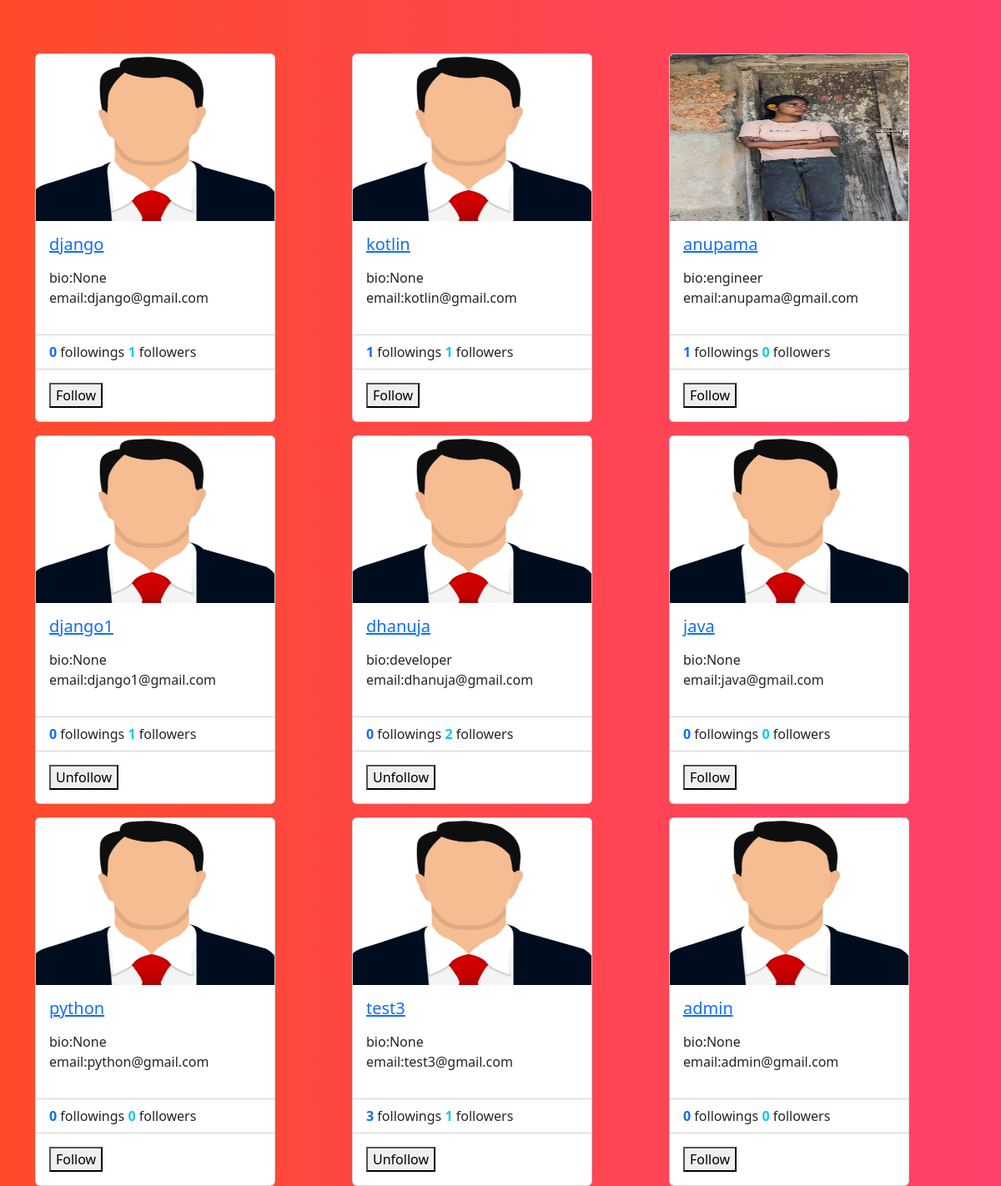
The page /profiles/all (signed in) on the database its author committed.
### social/models.py (models this page shows)
class UserProfile(models.Model):
    user=models.OneToOneField(User,on_delete=models.CASCADE,related_name="profile")
    address=models.CharField(max_length=200,null=True)
    phone=models.CharField(max_length=200,null=True)
    profile_pic=models.ImageField(upload_to="profilepics",null=True,blank=True)
    dob=models.DateField(null=True)
    bio=models.CharField(max_length=200,null=True)
    following=models.ManyToManyField("self",related_name="followed_by",symmetrical=False,null=True)
    block=models.ManyToManyField("self",related_name="blocked",symmetrical=False,null=True)
    def __str__(self):
        return self.user.username

### social/views.py (the view)
# urls.py: path('profiles/all',views.ProfileListView.as_view(),name="profile-list"),
@method_decorator(decs,name="dispatch")
class ProfileListView(ListView):
    template_name="profile_list.html"
    context_object_name="data"
    model=UserProfile
    def get_queryset(self):
        return UserProfile.objects.all().exclude(user=self.request.user)

### social/templates/profile_list.html (shortened to what this page needs)
<!DOCTYPE html>
{%load static%}
<html lang="en">
<head>
    <link href="https://cdn.jsdelivr.net/npm/bootstrap@5.3.2/dist/css/bootstrap.min.css" rel="stylesheet">
</head>
<body style="background: #FF416C;
background: -webkit-linear-gradient(to right, #FF4B2B, #FF416C);
background: linear-gradient(to right, #FF4B2B, #FF416C);">
<div class="container">
    <div class="row mt-5">
        {%for profile in data%}
            <div class="col-4 mt-3">
                <div class="card" style="width: 18rem;">
                    {%if profile.profile_pic%}
                    <img src="{{profile.profile_pic.url}}" class="card-img-top" alt="..." height="200px">
                    {%else%}
                    <img src="{%static 'social/images/profilepic.png'%}" class="card-img-top" alt="..." height="200px">
                    {%endif%}
                    <div class="card-body">
                      <h5 class="card-title">
                        <a href="{%url 'profile-details' profile.id %}">{{profile}}</a>
                      </h5>
                      <p class="card-text">
                        <div>
                            bio:{{profile.bio}}
                        </div>
                       <div>
                        email:{{profile.user.email}}
                       </div>
                      </p>
                    </div>
                    <ul class="list-group list-group-flush">
                      <li class="list-group-item">
                       <span class="fw-bold text-primary"> {{profile.following.count}}</span> followings
                       <span class="fw-bold text-info">  {{profile.followed_by.count}}</span> followers </li>
                    </ul>
                    <div class="card-body">
                      <form action="{%url 'follow' profile.id %}" method="post">
                        {%if profile in request.user.profile.following.all %}
                            <button type="submit" name="action" value="unfollow">Unfollow</button>
                        {%else%}
                            <button type="submit" name="action" value="follow">Follow</button>
                        {%endif%}
                      </form>
                    </div>
                  </div>
            </div>
        {%endfor%}
    </div>
</div>
</body>
</html>

### rows shown on the page
UserProfile: user.username "django", bio "None", user.email "django@gmail.com", following.count "0", followed_by.count "1", shows "Follow"
UserProfile: user.username "kotlin", bio "None", user.email "kotlin@gmail.com", following.count "1", followed_by.count "1", shows "Follow"
UserProfile: profile_pic (picture), user.username "anupama", bio "engineer", user.email "anupama@gmail.com", following.count "1", followed_by.count "0", shows "Follow"
UserProfile: user.username "django1", bio "None", user.email "django1@gmail.com", following.count "0", followed_by.count "1", shows "Unfollow"
UserProfile: user.username "dhanuja", bio "developer", user.email "dhanuja@gmail.com", following.count "0", followed_by.count "2", shows "Unfollow"
UserProfile: user.username "java", bio "None", user.email "java@gmail.com", following.count "0", followed_by.count "0", shows "Follow"
UserProfile: user.username "python", bio "None", user.email "python@gmail.com", following.count "0", followed_by.count "0", shows "Follow"
UserProfile: user.username "test3", bio "None", user.email "test3@gmail.com", following.count "3", followed_by.count "1", shows "Unfollow"
UserProfile: user.username "admin", bio "None", user.email "admin@gmail.com", following.count "0", followed_by.count "0", shows "Follow"
